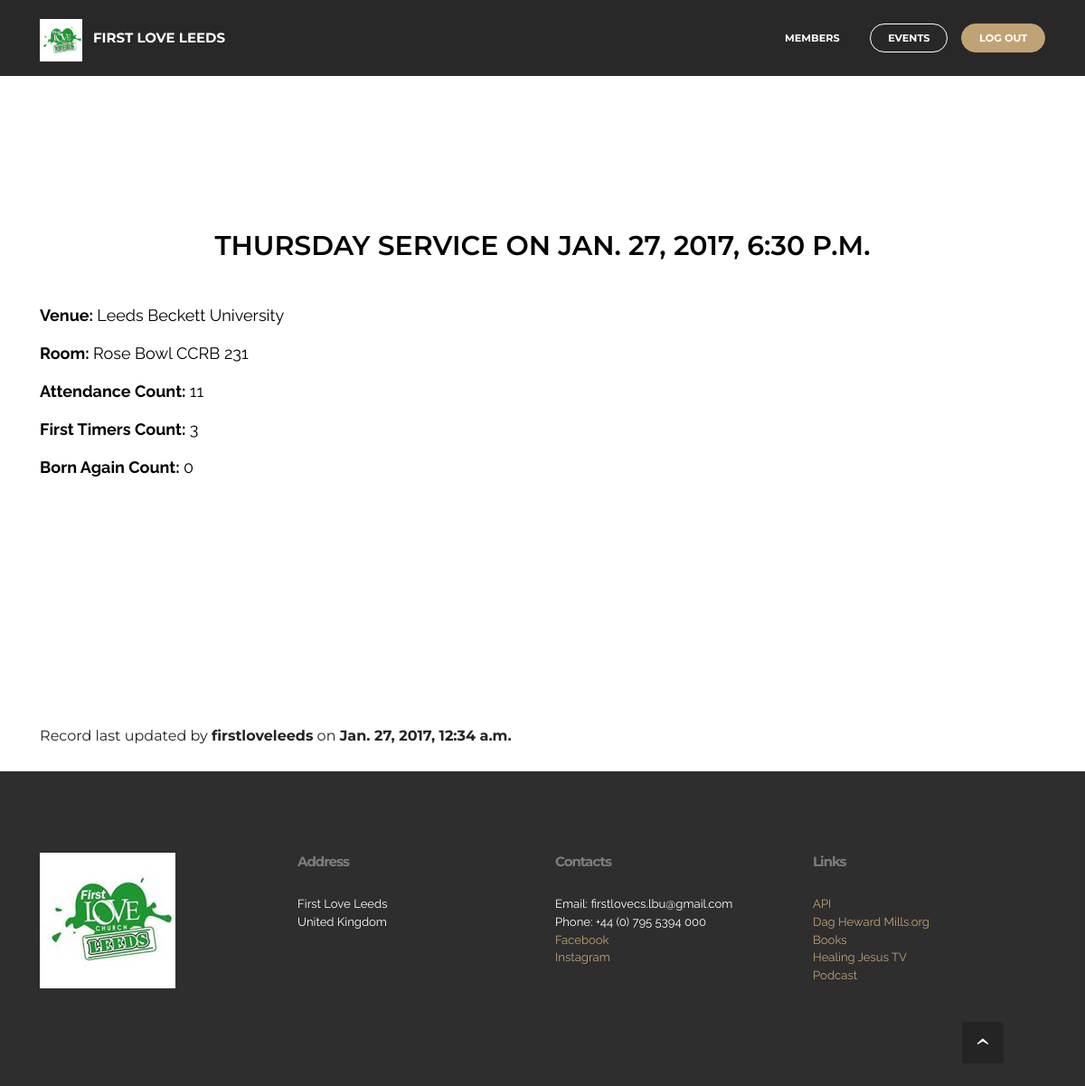
The app's page /event/26/ (signed in), older data.
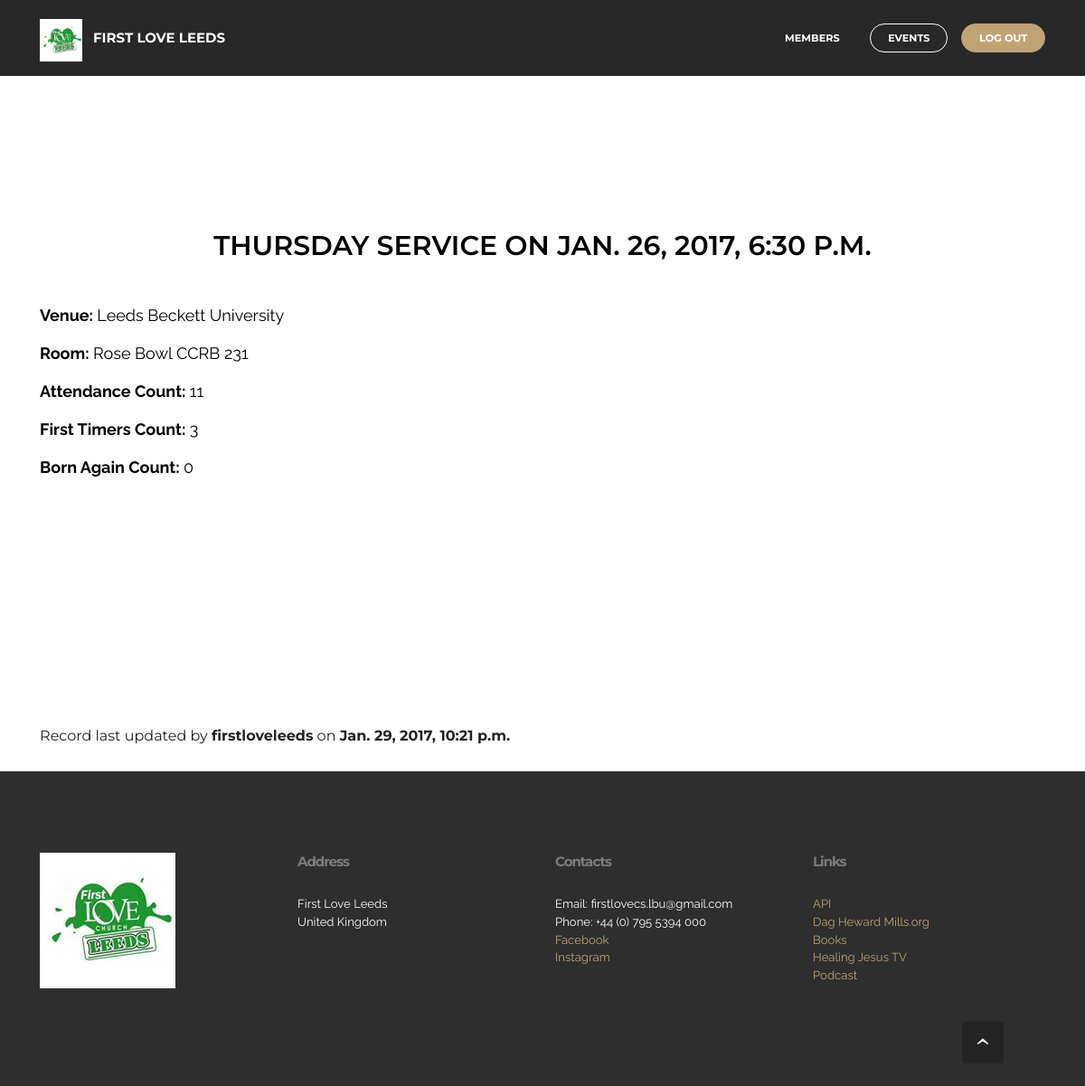
The same page, newer data.
### event/models.py (models this page shows, shortened)
class Event(models.Model):
	date = models.DateTimeField()
	event = models.ForeignKey('EventType', on_delete=models.CASCADE)
	attendance_count = models.IntegerField()
	first_timers_count = models.IntegerField()
	born_again_count = models.IntegerField()
	venue = models.CharField(max_length=100, blank=True)
	room = models.CharField(max_length=100, blank=True)
	last_modified = models.DateTimeField(auto_now=True)
	def __str__(self):
		return self.event.name
	class Meta:
		ordering = ["-date"]

class EventType(models.Model):
	name = models.CharField(max_length=100, unique=True)
	class Meta:
		ordering = ["name"]

### event/views.py (the view)
@login_required
def event_info(request, id):
	event = Event.objects.get(pk = id)
	context = {
		'event': event
	}
	return render (request, 'event_info.html', context)

### event/templates/event_info.html (shortened to what this page needs)
{% extends '_partial/base.html' %}

### welcome/templates/_partial/base.html (shortened to what this page needs)
{% spaceless %}
{% load staticfiles %}
{% endspaceless %}

Row changes from the older to the newer data that the page shows:
changed Event: event+date+venue "…THURSDAY SERVICE ON JAN. 27, 2017, 6:30 P.M. Venue: Leeds Beckett University Room: Rose Bowl CCRB 231 Attendance Count: 11 First Timers Count: 3 Born Again Count: 0 Record last updated by firstloveleeds on Jan. 27, 2017, 12:34 a.m. Address First Love Leeds…" → "…THURSDAY SERVICE ON JAN. 26, 2017, 6:30 P.M. Venue: Leeds Beckett University Room: Rose Bowl CCRB 231 Attendance Count: 11 First Timers Count: 3 Born Again Count: 0 Record last updated by firstloveleeds on Jan. 29, 2017, 10:21 p.m. Address First Love Leeds…"
